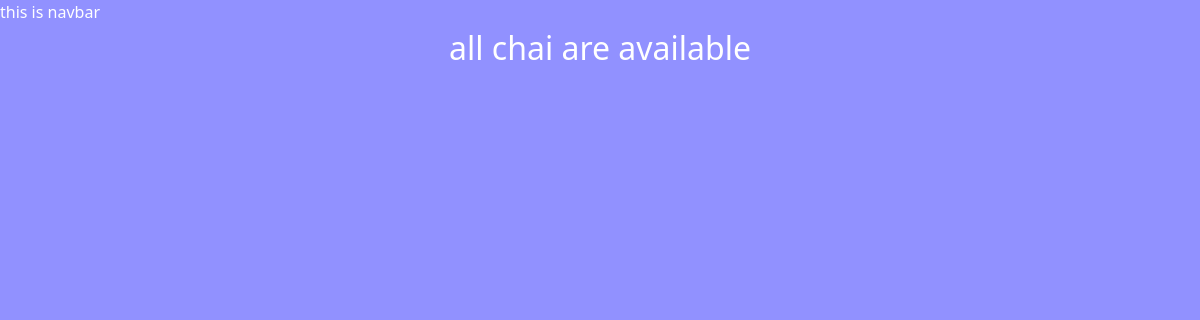
Before: /jadid/ with the older database file.
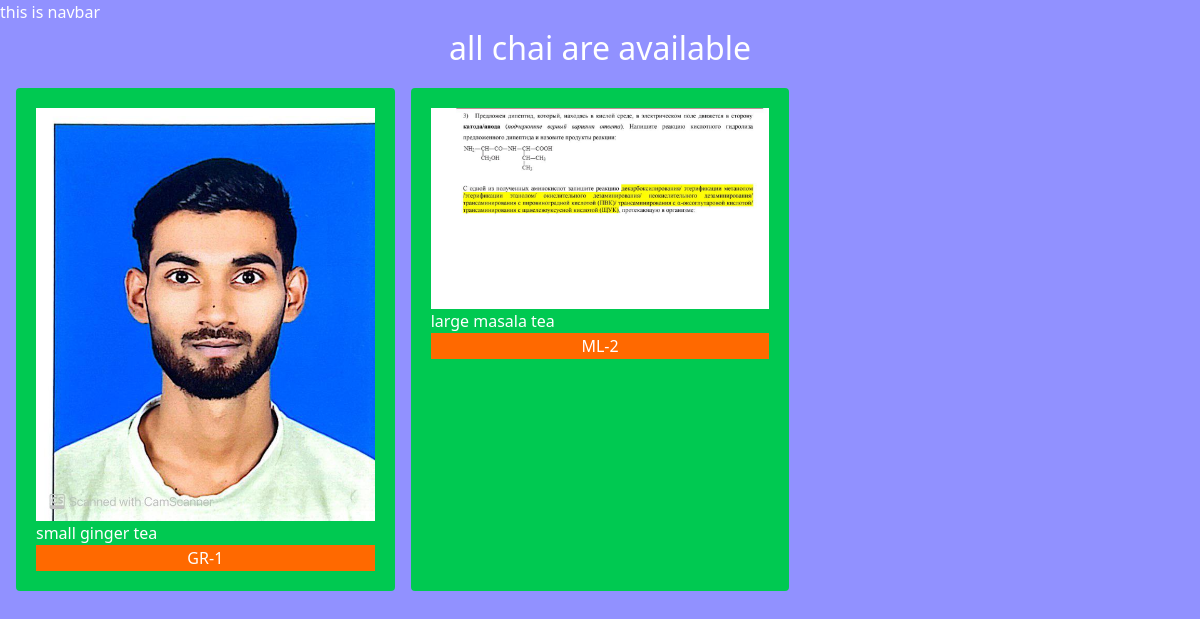
After: the same page with the newer database file.
### jadid/models.py (models this page shows, shortened)
class chaiVariety(models.Model):
    CHAI_TYPE_CHOICE=[
        ('ML','MASALA'),
        ('PL','PLAIN'),
        ('KL','KIWI'),
        ('EL','ELAICHI'),
        ('GR','GINGER'),
        ]
    name=models.CharField(max_length=100)
    image=models.ImageField(upload_to='chais/') #need pillow to use this
    date_added=models.DateTimeField(default=timezone.now)
    type=models.CharField(max_length=2,choices=CHAI_TYPE_CHOICE) #choices for type of chai
    description=models.TextField(default='')

### jadid/views.py (the view)
# urls.py: path('',views.all_chai,name='all_chai'),
def all_chai(request):
    chais= chaiVariety.objects.all #this will query on the given model and put it in chai and it will give array
    return render(request,'chai/all_chai.html',{"chais":chais})

### jadid/templates/chai/all_chai.html (shortened to what this page needs)
{% extends "layout.html" %}
{% block content %}
<h1>all chai are available</h1>
<div class="grid grid-cols-3 gap-4 m-4" >
{% for chai in chais  %}
<div class="bg-green-500 p-5 rounded">
    <img src="{{chai.image.url}}" alt="">
    <h3>{{chai.name}}</h3>
    <a href="{% url 'chai_detail' chai.id %}">
        <button
        type="button"
        class="inline-flex items-center w-[100%] justify-center border border-transparent
        bg-orange-500 hover:bg-orange-700">{{chai.type}}-{{chai.id}}</button>
    </a>
</div>
{% endfor %}
</div>
{% endblock %}

Changed rows visible on the page:
added chaiVariety: image (picture), name "small ginger tea", type "GR", id "1"
added chaiVariety: image (picture), name "large masala tea", type "ML", id "2"
